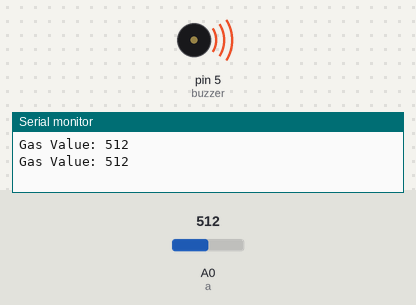
Bench run of a sketch on a simulated Arduino Uno, built with avr-gcc and run on an emulated ATmega328P. On the bench: buzzer (waves = sounding, pin HIGH), the last lines printed to the serial monitor. The inputs (shaded band) are chosen by the test bench; at power-on: A0 (a) = 512.

Above: at 2.9 s.
3.0 s: A0 (a) set to 487
At 5.0 s:
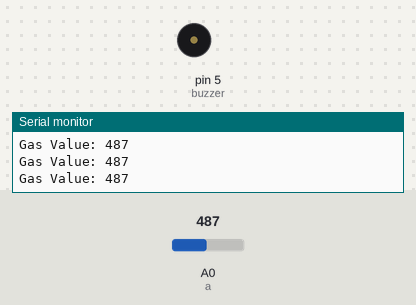
5.8 s: A0 (a) set to 510
At 6.5 s:
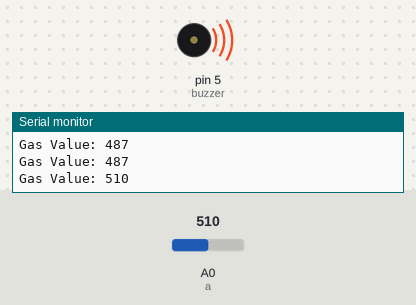
11.6 s: A0 (a) set to 490
At 12.4 s:
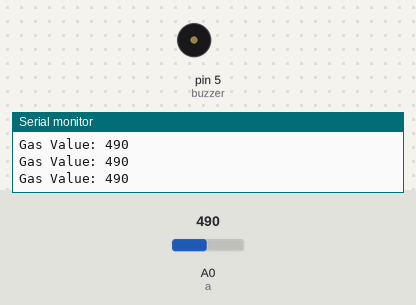
14.4 s: A0 (a) set to 511
At 15.8 s:
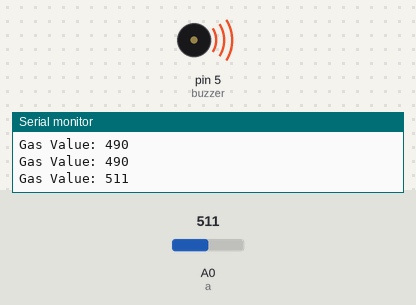
Timing chart, 0 to 21.2 s (numbered marks = the images above; inputs shaded):
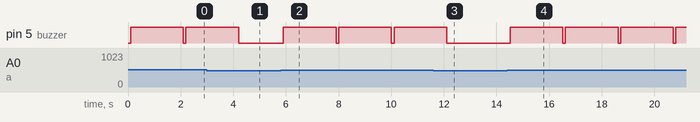

Measured:
- the behaviour switches between 500 and 499 on A0 (a) (found by bisection; images 0 and 1)
- after the input at 3.0 s, pin 5 (buzzer): goes on until 4.2 s, then stays LOW
- after the input at 5.8 s, pin 5 (buzzer): alternates HIGH for 2.0 s and LOW for 0.10 s, starting after 0.11 s
- after the input at 11.6 s, pin 5 (buzzer): goes on until 12.1 s, then stays LOW
- after the input at 14.4 s, pin 5 (buzzer): alternates HIGH for 2.0 s and LOW for 0.10 s, starting after 0.12 s

The sketch:

IoT_GAS.ino
```cpp
#define a  A0
#define buzzer 5

void setup() {
  // put your setup code here, to run once:
  pinMode(a , INPUT); pinMode(buzzer , OUTPUT);
  Serial.begin(9600) ;

}

void loop() {
  // put your main code here, to run repeatedly:
 int aValue = analogRead(a);
 Serial.print("Gas Value: ");  Serial.println(aValue);
  delay(100);
  if (aValue >= 500)
  {
    digitalWrite(buzzer,HIGH);
    delay(2000);
    digitalWrite(buzzer,LOW);
  }
  else
  {
    digitalWrite(buzzer,LOW);
  }
}
```
